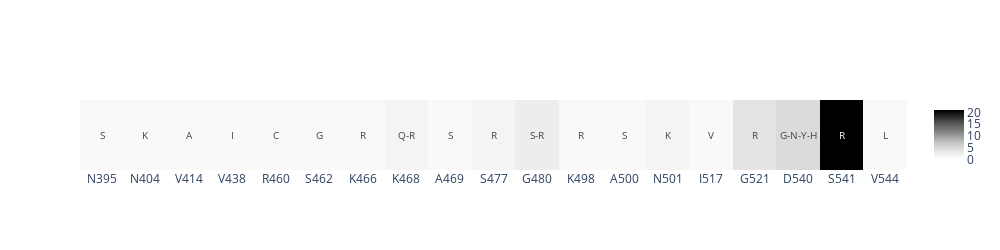

The notebook cell this image was saved under:
### Markdown cell above
### Fig. 6.e : create a heatmap compiling the mutated residues observed in the variants set of lpcA, rfaE and rfaC.

### Code cell
#for lpcA, rfaE and rfaC all the positions where a mutation and the number of time this mutation is found were manually retrieved using above.
#all_positions=[N395, N404, V414, V438, R460, S462, K466, K468, A469, S477, G480, K498, A500, N501, I517, G521, D540, S541, V544]
#count=[1, 1, 1, 1, 1, 1, 1, 2, 1, 2, 3, 1, 1, 2, 1, 4, 5, 21, 1]


fig = go.Figure(data=go.Heatmap(
    z=[[1, 1, 1, 1, 1, 1, 1, 2, 1, 2, 3, 1, 1, 2, 1, 4, 5, 21, 1]],
    x=['N395', 'N404', 'V414', 'V438', 'R460', 'S462', 'K466', 'K468', 'A469', 'S477', 'G480', 'K498', 'A500', 'N501', 'I517', 'G521', 'D540', 'S541', 'V544'],
    y=[''],
    text=[['S', 'K', 'A', 'I', 'C', 'G', 'R', 'Q-R', 'S', 'R', 'S-R', 'R', 'S', 'K', 'V', 'R', 'G-N-Y-H', 'R', 'L']],
    texttemplate="%{text}",
    textfont={"size":10},
    hoverongaps = True,
    zmin=0,
    zmax=21,
    zmid=1,
    colorscale = 'Greys'))


fig.update_layout(showlegend = False,width = 1000, height = 250, autosize = False )

#fig.write_image("heatmap.pdf")
#fig.write_image("heatmap.svg", format='svg')
fig.show()

### Figure 1 — Plotly figure (JSON) as saved in the notebook; plotly's stock layout.template omitted (floating-point values rounded to 4 significant figures)
{"data": [{"colorscale": [[0, "rgb(255,255,255)"], [0.125, "rgb(240,240,240)"], [0.25, "rgb(217,217,217)"], [0.375, "rgb(189,189,189)"], [0.5, "rgb(150,150,150)"], [0.625, "rgb(115,115,115)"], [0.75, "rgb(82,82,82)"], [0.875, "rgb(37,37,37)"], [1, "rgb(0,0,0)"]], "hoverongaps": true, "text": [["S", "K", "A", "I", "C", "G", "R", "Q-R", "S", "R", "S-R", "R", "S", "K", "V", "R", "G-N-Y-H", "R", "L"]], "textfont": {"size": 10}, "texttemplate": "%{text}", "type": "heatmap", "x": ["N395", "N404", "V414", "V438", "R460", "S462", "K466", "K468", "A469", "S477", "G480", "K498", "A500", "N501", "I517", "G521", "D540", "S541", "V544"], "y": [""], "z": [[1, 1, 1, 1, 1, 1, 1, 2, 1, 2, 3, 1, 1, 2, 1, 4, 5, 21, 1]], "zmax": 21, "zmid": 1, "zmin": 0}], "layout": {"autosize": false, "height": 250, "showlegend": false, "width": 1000}}
